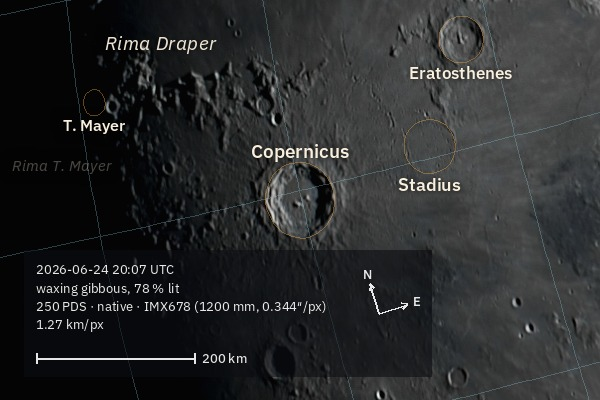
#> input picture Wiki/images/export-around-copernicus.jpg, 600 x 400 px
$ python -i atlas_geo.py   (imports and definitions only)
#> lines starting #> are read from the running program, lines starting #| are printed output that depends on the picture; after the words box and inside, x2 and y2 are one past the last pixel; in counts of white or black regions, pixels touching at a corner belong together
"""Where every pixel of a lunar image lies on the Moon.

Geometry: selenographic (lat, lon) -> unit sphere -> perspective view from the sub-observer
point (lat0, lon0) -> 2x2 affine + offset into image pixels -> smooth polynomial correction
(stitching / refraction residue). Found automatically by matching the image against the LROC
WAC 643 nm normalized-albedo map rendered in the same geometry.
"""
import json
import math
import os
import time

import cv2
import numpy as np

HERE = os.path.dirname(os.path.abspath(__file__))
DATA = os.path.join(HERE, 'data')
R_MOON = 1737.4           # km
DIST = 221.0              # Earth-Moon distance in lunar radii (perspective; 205-234 over the orbit)
PPD = 64                  # reference map pixels per degree
SIDECAR_SCHEMA = 'moon_atlas.geo/1'
REF_TILES = {'E300N3150': (0, 0), 'E300N0450': (0, 90), 'E300S3150': (60, 0), 'E300S0450': (60, 90)}
REF_URL = 'https://pds.lroc.im-ldi.com/data/LRO-L-LROC-5-RDR-V1.0/LROLRC_2001/EXTRAS/BROWSE/WAC_EMP'


# ---------------------------------------------------------------- sphere and projection
# [6 lines left out: function frame, not called in this run]


def unit(lat, lon):
    la, lo = np.radians(lat), np.radians(lon)
    return np.stack([np.cos(la) * np.cos(lo), np.cos(la) * np.sin(lo), np.sin(la)], -1)


# [24 lines left out: functions latlon_to_sky, sky_to_latlon, not called in this run]


def poly_terms(sx, sy, deg):
    return np.stack([sx ** i * sy ** j for i in range(deg + 1) for j in range(deg + 1 - i)], -1)


class Geometry:
    """image px <-> selenographic lat/lon.

    image = A @ sky + t + correction(sky)   (image y grows downwards; A absorbs scale,
    rotation, mirroring and slight anisotropy; the correction is clamped at radius rmax so it
    never extrapolates beyond the matched area)."""

    # [6 lines left out: function __init__, not called in this run]

    # -- basics
    @property
    def radius_px(self):
        return math.sqrt(abs(np.linalg.det(self.A)))

    @property
    def km_per_px(self):
        return R_MOON / self.radius_px

    @property
    def mirrored(self):
        return np.linalg.det(self.A) > 0          # image y points down: an unmirrored view has det < 0

    # [13 lines left out: functions north_angle, resized, not called in this run]

    def without_correction(self):
        return Geometry(self.lat0, self.lon0, self.A, self.t, None, 0, self.rmax, self.dist)

    # -- correction
    # [26 lines left out: functions _corr, to_image, to_sky, not called in this run]

    def to_latlon(self, x, y):
        sx, sy = self.to_sky(x, y)
        return sky_to_latlon(sx, sy, self.lat0, self.lon0, self.dist)

    # -- persistence
    def as_dict(self):
        return dict(lat0=self.lat0, lon0=self.lon0, A=self.A.tolist(), t=self.t.tolist(), deg=self.deg,
                    rmax=self.rmax, dist=self.dist, coef=None if self.coef is None else self.coef.tolist())

    # [61 lines left out: functions from_dict, similarity, download, write_atomic, not called in this run]


class Reference:
    """LROC WAC 643 nm normalized albedo, near side: lon -90..90, lat 60..-60 at 64 px/deg."""
    SHAPE = (120 * PPD, 180 * PPD)

    # [75 lines left out: functions __init__, _tile, _assemble, render, resize, unresize and 1 more, not called in this run]


# ---------------------------------------------------------------- limb
def _circle3(p):
    (x1, y1), (x2, y2), (x3, y3) = p[:, 0].T, p[:, 1].T, p[:, 2].T
    d = 2 * (x1 * (y2 - y3) + x2 * (y3 - y1) + x3 * (y1 - y2))
    d = np.where(np.abs(d) < 1e-9, np.nan, d)
    s1, s2, s3 = x1 * x1 + y1 * y1, x2 * x2 + y2 * y2, x3 * x3 + y3 * y3
    cx = (s1 * (y2 - y3) + s2 * (y3 - y1) + s3 * (y1 - y2)) / d
    cy = (s1 * (x3 - x2) + s2 * (x1 - x3) + s3 * (x2 - x1)) / d
    return cx, cy, np.hypot(x1 - cx, y1 - cy)


def fit_limb(gray, tol=1.5):
    """Circle through the sunlit limb. RANSAC: many contour points ON the circle and almost none
    OUTSIDE it (the terminator always lies inside the true limb, so it cannot win)."""
#> called with tol = 1.5
    g = cv2.GaussianBlur(gray, (0, 0), 1.5)
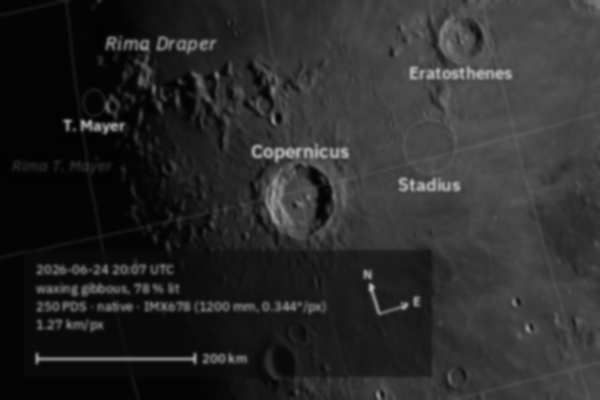
#> g: shape (400, 600); min 3, max 186, mean 42.5
    lo, top = np.percentile(g, [2, 99.5])
#> lo = 4; top = 138
    if not top > lo + 1e-3 * max(abs(top), 1.0):
        raise SystemExit('no Moon found in the image (it has no contrast)')
    # sunlit level from the pixels well above the sky, not from a fixed share of the frame:
    # a thin crescent in faint sky would otherwise take its "bright" level from the sky
    hi = np.percentile(g[g > lo + 0.5 * (top - lo)], 20)
#> hi = 74
    m = (g > lo + 0.4 * (hi - lo)).astype(np.uint8)
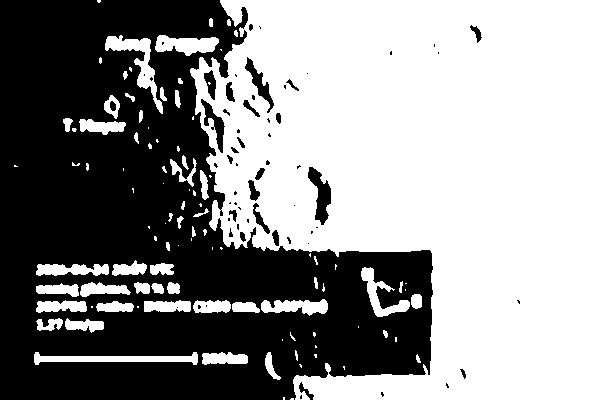
#> m: shape (400, 600); values 0 (black) and 1 (white), 56.1% white; 62 black regions (37 under 20 px), largest, box (x1, y1, x2, y2) and area: (0, 0, 433, 400) 102215, (308, 167, 331, 225) 657, (245, 57, 274, 113) 440
    n, lab, stats, _ = cv2.connectedComponentsWithStats(m)
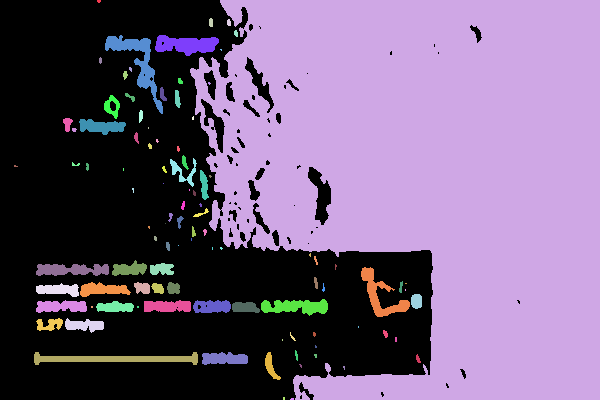
#> lab: shape (400, 600) int32; 101 distinct labels, from 0 to 100; one colour per label, 0 black
#> n = 101; stats = 101 rows, first 6: [0, 0, 520, 400, 105429], [97, 0, 4, 3, 10], [190, 0, 410, 400, 121780], [209, 18, 4, 9, 33], [227, 19, 4, 7, 24], [234, 30, 4, 7, 22]
    if n < 2:
        raise SystemExit('no Moon found in the image')
    m = (lab == 1 + np.argmax(stats[1:, cv2.CC_STAT_AREA])).astype(np.uint8)
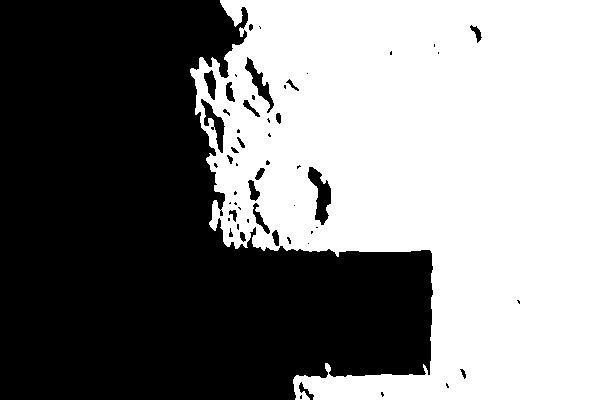
#> m: shape (400, 600); values 0 (black) and 1 (white), 50.7% white; 55 black regions (31 under 20 px)
    cnts, _ = cv2.findContours(m, cv2.RETR_EXTERNAL, cv2.CHAIN_APPROX_NONE)
#> cnts = 1 contour; box (x1, y1, x2, y2) and area: (190, 0, 600, 400) 123754
    pts = max(cnts, key=len)[:, 0, :].astype(np.float64)
#> pts = 2199 pairs, first value 190 to 599, second value 0 to 399
    h, w = gray.shape
    pts = pts[(pts[:, 0] > 2) & (pts[:, 0] < w - 3) & (pts[:, 1] > 2) & (pts[:, 1] < h - 3)]
#> pts = 1111 pairs, first value 190 to 433, second value 3 to 396
    if len(pts) < 20:
        raise SystemExit('could not find the limb (is the whole Moon, or a large part of its edge, in the image?)')
    rng = np.random.default_rng(1)
    cx, cy, R = _circle3(pts[rng.integers(0, len(pts), (3000, 3))])
#> in _circle3, `(x1, y1), (x2, y2), (x3, y3) = p[:, 0].T, p[:, 1].T, p[:, 2].T`: x1 = 3000 values, max 433 at index 188, min 190 at index 85, mean 292.5; y1 = 3000 values, max 396 at index 112, min 3 at index 1687, mean 222.1; x2 = 3000 values, max 433 at index 92, min 190 at index 12, mean 292.9; y2 = 3000 values, max 396 at index 16, min 3 at index 886, mean 223.8; x3 = 3000 values, max 433 at index 90, min 190 at index 439, mean 291.7; y3 = 3000 values, max 396 at index 267, min 3 at index 2163, mean 224.3
#> in _circle3, `d = 2 * (x1 * (y2 - y3) + x2 * (y3 - y1) + x3 * (y1 - y2))`: d = 3000 values, max 108964 at index 2408, min -108616 at index 947, mean -220.3
#> in _circle3, `s1, s2, s3 = x1 * x1 + y1 * y1, x2 * x2 + y2 * y2, x3 * x3 + y3 * y3`: s1 = 3000 values, max 324666 at index 97, min 40861 at index 508, mean 155900.8; s2 = 3000 values, max 324666 at index 1298, min 40861 at index 112, mean 156991.8; s3 = 3000 values, max 324776 at index 989, min 40861 at index 439, mean 156453.8
    good = np.isfinite(R) & (R > 0.03 * max(h, w)) & (R < 1.5 * max(h, w))      # a small Moon in a wide frame too
    cx, cy, R = cx[good], cy[good], R[good]
#> cx = 2836 values, max 1111.8 at index 1045, min -547.2 at index 2782, mean 345.7; cy = 2836 values, max 1123.1 at index 891, min -508.6 at index 1159, mean 195.8; R = 2836 values, max 897.1 at index 64, min 19.13 at index 1704, mean 205.1
    best, bs = None, -1e9
    for c0 in range(0, len(R), 500):
        sl = slice(c0, c0 + 500)
        d = np.hypot(pts[None, :, 0] - cx[sl, None], pts[None, :, 1] - cy[sl, None]) - R[sl, None]
        score = (np.abs(d) < tol).sum(1) - 4 * (d > 3 * tol).sum(1)
        i = int(np.argmax(score))
        if score[i] > bs:
            bs, best = score[i], (cx[sl][i], cy[sl][i], R[sl][i])
#> this loop made 6 passes
#> (c0, i, bs, best) on pass 3: (1000, 164, 74, (99.04, 311.4, 334.8))
#> pass 1, in fit_limb, `d = np.hypot(pts[None, :, 0] - cx[sl, None], pts[None, :, 1] - cy[sl, ..`:
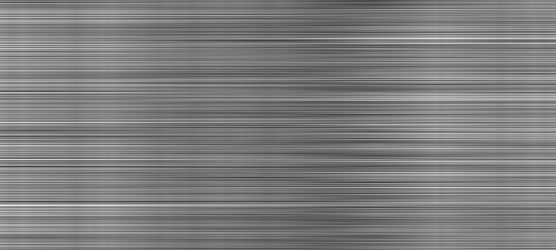
#> d: shape (500, 1111) float64 (shown at 1/2 size); min -344.3, max 390.3, mean 17.5; drawn with min black and max white
#> pass 2, in fit_limb, `d = np.hypot(pts[None, :, 0] - cx[sl, None], pts[None, :, 1] - cy[sl, ..`:
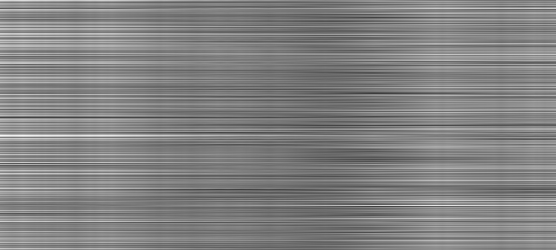
#> d: shape (500, 1111) float64 (shown at 1/2 size); min -365.6, max 393.7, mean 21.2; drawn with min black and max white
#> pass 3, in fit_limb, `d = np.hypot(pts[None, :, 0] - cx[sl, None], pts[None, :, 1] - cy[sl, ..`:
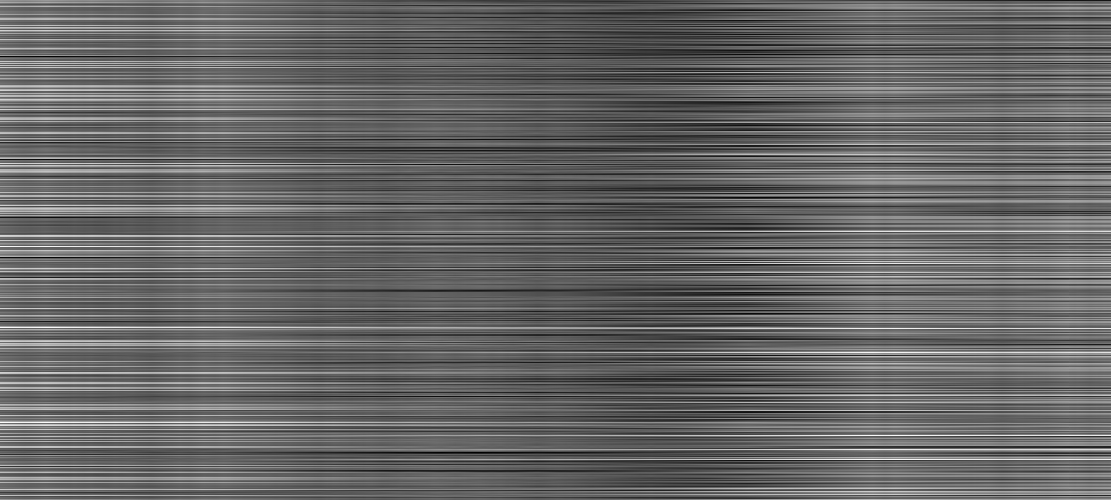
#> d: shape (500, 1111) float64; min -227.8, max 386, mean 18.3; drawn with min black and max white
#> after the loop, bs = 74
    if best is None:
        raise SystemExit('could not find the limb (is the whole Moon, or a large part of its edge, in the image?)')
    cx, cy, R = best
#> cx = 99.04; cy = 311.4; R = 334.8
    for _ in range(5):
        d = np.hypot(pts[:, 0] - cx, pts[:, 1] - cy) - R
        k = np.abs(d) < tol * 2
        x, y = pts[k, 0], pts[k, 1]
        sol = np.linalg.lstsq(np.stack([x, y, np.ones_like(x)], 1), x * x + y * y, rcond=None)[0]
        cx, cy = sol[0] / 2, sol[1] / 2
        R = math.sqrt(sol[2] + cx * cx + cy * cy)
#> this loop made 5 passes
#> (sol, cx, cy, R) on passes 1 to 5: ([205.2, 616.4, 3809.9], 102.6, 308.2, 330.6), ([208.4, 614.2, 3033.7], 104.2, 307.1, 328.9), ([213.1, 611.2, 1907.4], 106.5, 305.6, 326.6), ([217.8, 608.2, 779.5], 108.9, 304.1, 324.2), ([221.1, 606.6, -128.4], 110.6, 303.3, 322.6)
    d = np.hypot(pts[:, 0] - cx, pts[:, 1] - cy) - R
#> d = 1111 values, max 4.58 at index 871, min -196.7 at index 436, mean -85.08
    return cx, cy, R, float((np.abs(d) < 2 * tol).mean())


# ---------------------------------------------------------------- matching
def _highpass(im, s):
    im = im.astype(np.float32)
    return im - cv2.GaussianBlur(im, (0, 0), s)


def _ncc(x, y):
    x = x - x.mean(); y = y - y.mean()
    return float((x * y).sum() / math.sqrt((x * x).sum() * (y * y).sum() + 1e-12))


# [330 lines left out: functions coarse_pose, usable_centres, match_patches, estimate_sun, fit_global, fit_correction and 2 more, not called in this run]


# ---------------------------------------------------------------- sidecar
def sidecar_path(image):
    return os.path.splitext(image)[0] + '.atlas.json'


def image_signature(image):
    st = os.stat(image)
    return dict(size_bytes=st.st_size, mtime=round(st.st_mtime, 3))


# [53 lines left out: functions save_geo, write_json_atomic, load_geo, not called in this run]

>>> import cv2
>>> picture = cv2.imread('../Wiki/images/export-around-copernicus.jpg', cv2.IMREAD_GRAYSCALE)
>>> result = fit_limb(picture)
#> result = (110.6, 303.3, 322.6, 0.14)

$ run again, on Wiki/images/export-whole-disk.jpg
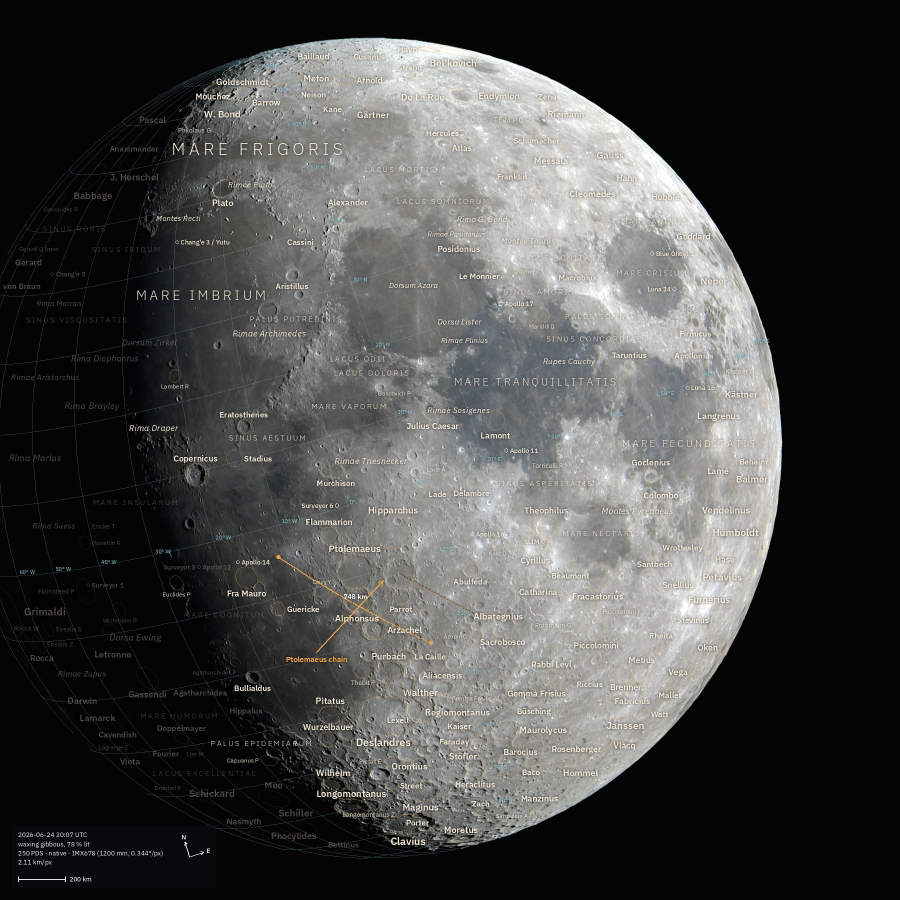
#> input picture Wiki/images/export-whole-disk.jpg, 1800 x 1800 px (shown at 1/2 size)
#> lo = 3; top = 234
#> hi = 140
#> lab: shape (1800, 1800) int32; 236 distinct labels, from 0 to 235
#> n = 236; stats = 236 rows, first 6: [0, 0, 1800, 1800, 1785286], [346, 75, 1219, 1627, 1441869], [386, 202, 1, 1, 1], [360, 220, 2, 2, 4], [387, 236, 2, 3, 4], [379, 251, 3, 1, 3]
#> in fit_limb, `m = (lab == 1 + np.argmax(stats[1:, cv2.CC_STAT_AREA])).astype(np.uint8)`:
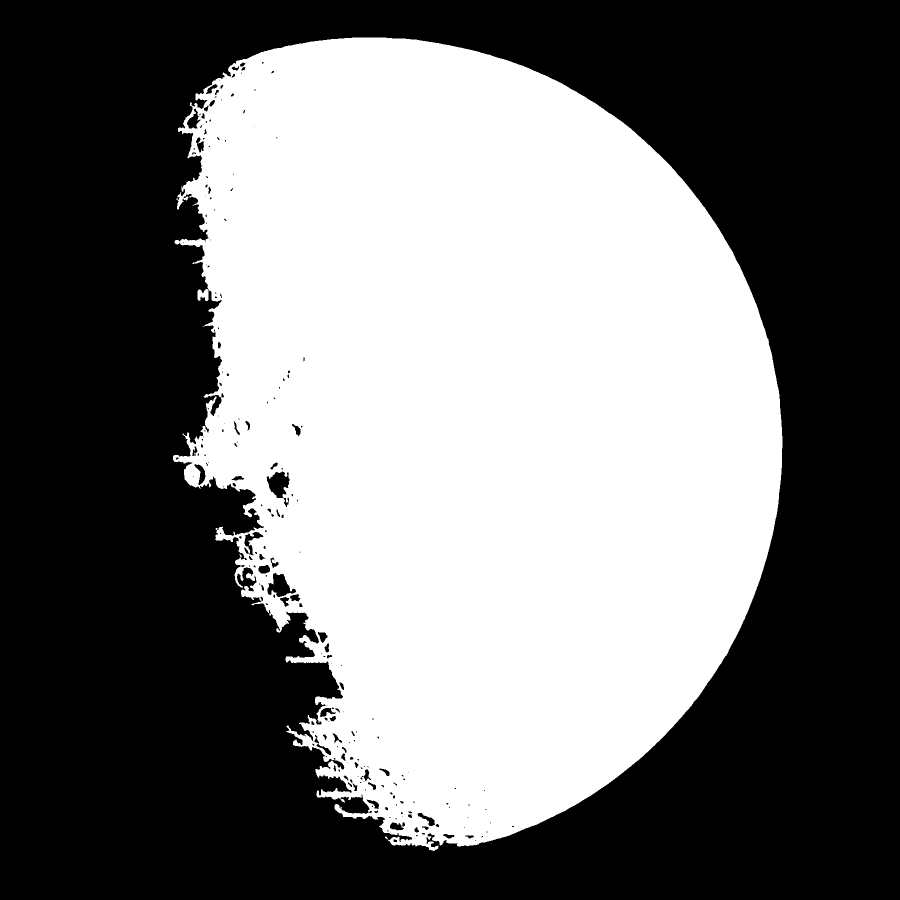
#> m: shape (1800, 1800) (shown at 1/2 size); values 0 (black) and 1 (white), 44.5% white; 1 white region
#> cnts = 1 contour; box (x1, y1, x2, y2) and area: (346, 75, 1565, 1702) 1450247
#> pts = 7878 pairs, first value 346 to 1564, second value 75 to 1701
#> x1 = 3000 values, max 1564 at index 685, min 346 at index 156, mean 741.6; y1 = 3000 values, max 1700 at index 104, min 75 at index 198, mean 956; x2 = 3000 values, max 1564 at index 438, min 346 at index 18, mean 748.1; y2 = 3000 values, max 1701 at index 76, min 75 at index 43, mean 957; x3 = 3000 values, max 1564 at index 125, min 346 at index 233, mean 747.2; y3 = 3000 values, max 1700 at index 682, min 75 at index 150, mean 951.4
#> in _circle3, `d = 2 * (x1 * (y2 - y3) + x2 * (y3 - y1) + x3 * (y1 - y2))`: d = 3000 values, max 2956936 at index 279, min -2935652 at index 1939, mean 17208.7
#> s1 = 3000 values, max 3937608 at index 581, min 186836 at index 2603, mean 1879379.8; s2 = 3000 values, max 3938576 at index 2401, min 188081 at index 2170, mean 1888997.9; s3 = 3000 values, max 3937825 at index 1462, min 186836 at index 2625, mean 1875689.8
#> in fit_limb, `cx, cy, R = cx[good], cy[good], R[good]`: cx = 2743 values, max 3111.8 at index 1053, min -2178.1 at index 1805, mean 1038.8; cy = 2743 values, max 2883 at index 2629, min -608.3 at index 568, mean 872.4; R = 2743 values, max 2688.6 at index 2595, min 57 at index 1121, mean 825.5
#> the loop in fit_limb, `for c0 in range(0, len(R), 500):` made 6 passes
#> (c0, i, bs, best) on passes 2, 5: (500, 282, 2282, (743.6, 895.5, 820.1)), (2000, 11, 2312, (742.3, 895.7, 821))
#> pass 3, in fit_limb, `d = np.hypot(pts[None, :, 0] - cx[sl, None], pts[None, :, 1] - cy[sl, ..`:
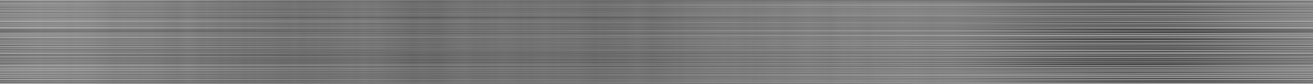
#> d: shape (500, 7878) float64 (shown at 1/6 size); min -1298.1, max 1554.1, mean 61.5; drawn with min black and max white
#> after the loop in fit_limb, `for c0 in range(0, len(R), 500):`: bs = 2312
#> in fit_limb, `cx, cy, R = best`: cx = 742.3; cy = 895.7; R = 821
#> the loop in fit_limb, `for _ in range(5):` made 5 passes
#> (sol, cx) on passes 1 to 5: ([1485.5, 1790.8, -679917.5], 742.7), ([1485.5, 1790.8, -679968.6], 742.8), ([1485.5, 1790.8, -679968.6], 742.8), ([1485.5, 1790.8, -679968.6], 742.8), ([1485.5, 1790.8, -679968.6], 742.8)
#> in fit_limb, `d = np.hypot(pts[:, 0] - cx, pts[:, 1] - cy) - R`: d = 7878 values, max 1.84 at index 6895, min -570.7 at index 2476, mean -207
#> result = (742.8, 895.4, 820.7, 0.304)
